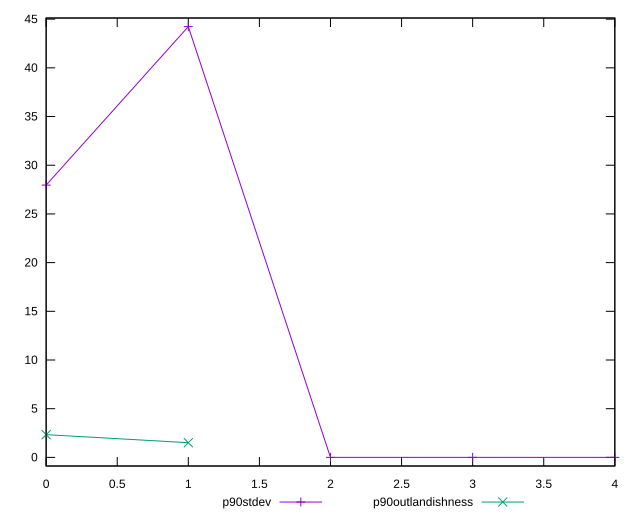

This figure's gnuplot source:
reset

$p90Stdev <<EOF
0 27.959907919783138
1 44.23242554329561
2 0
3 0
4 0
EOF

$p90Outlandishness <<EOF
0 2.3332562499999994
1 1.5073825905872555
EOF

set key outside below
set xrange [0:4]
set yrange [-0.8846485108659122:45.11707405416153]
set trange [-0.8846485108659122:45.11707405416153]
set terminal svg size 640, 520 enhanced background rgb 'white'
set output "report_00019_2021-02-10T18-14-37.922Z//unminified-css/progression/stddev.svg"

plot $p90Stdev title "p90stdev" with linespoints, \
     $p90Outlandishness title "p90outlandishness" with linespoints

reset
